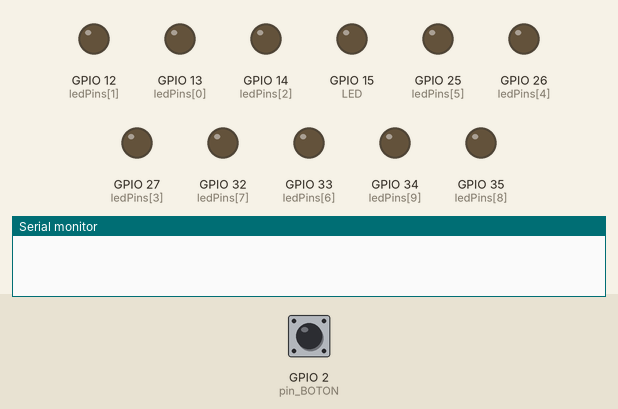
Recording of a sketch running on a simulated ESP32. Parts: output pins drawn as LEDs (lit = HIGH), the last lines printed to the serial monitor. The test bench sets the inputs (shaded band); at power-on: GPIO 2 (pin_BOTON) HIGH.

Above: at 1.2 s.
1.3 s: GPIO 2 (pin_BOTON) pulled LOW for 0.15 s
At 2.1 s:
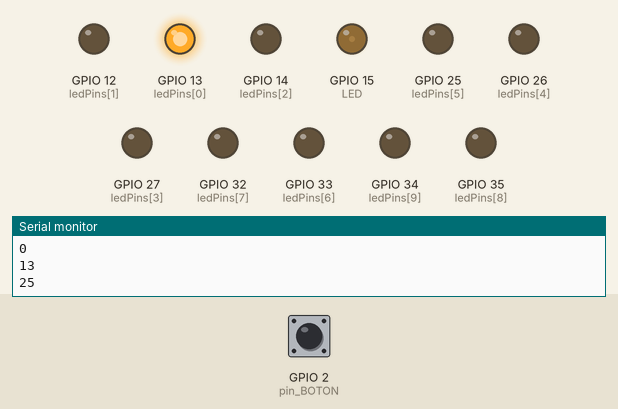
2.9 s: GPIO 2 (pin_BOTON) pulled LOW for 1 s
At 3.3 s:
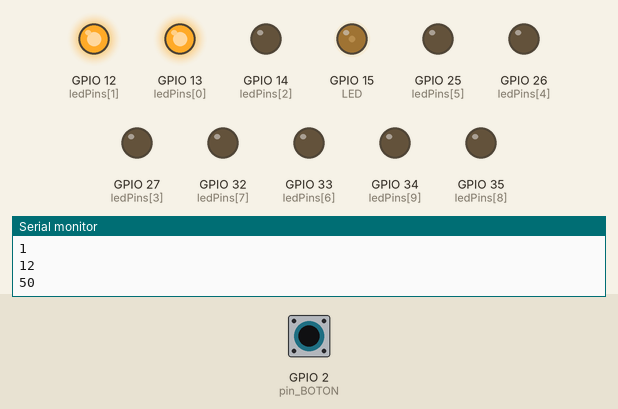
5.4 s: GPIO 2 (pin_BOTON) pulled LOW for 0.15 s
At 6.4 s:
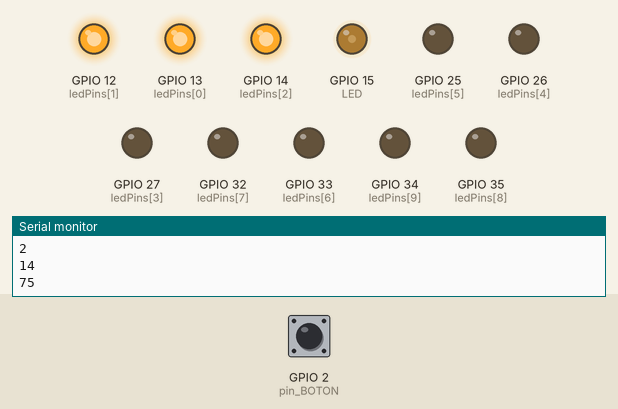
7.0 s: GPIO 2 (pin_BOTON) pulled LOW for 3.2 s
At 7.6 s:
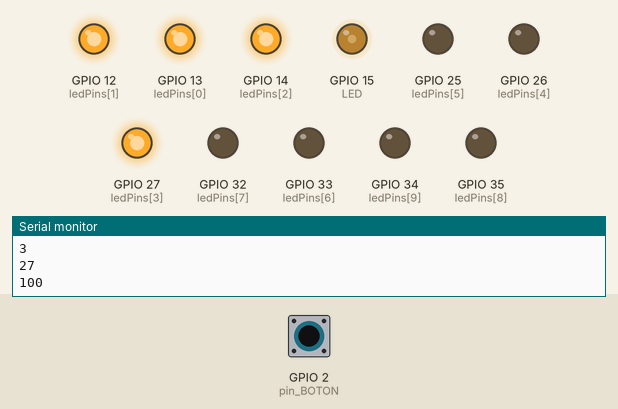
11.7 s: GPIO 2 (pin_BOTON) pulled LOW for 0.15 s
At 12.4 s:
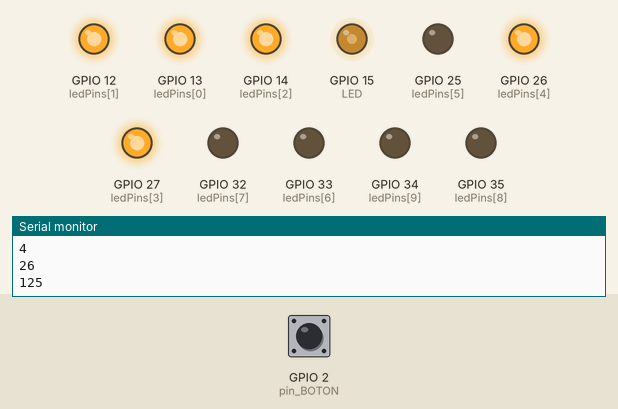
13.3 s: GPIO 2 (pin_BOTON) pulled LOW for 1 s
At 13.6 s:
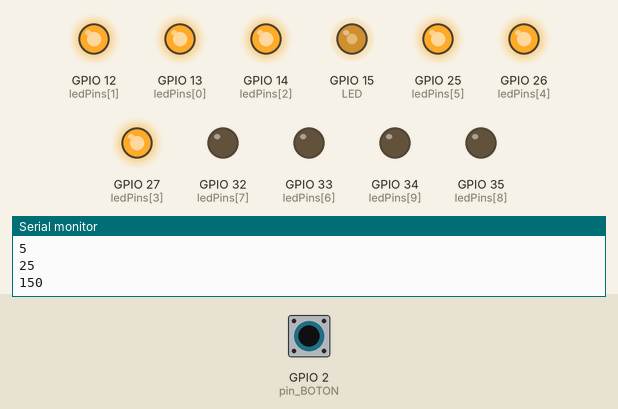
Timing chart, 0 to 16.3 s (numbered marks = the images above; inputs shaded):
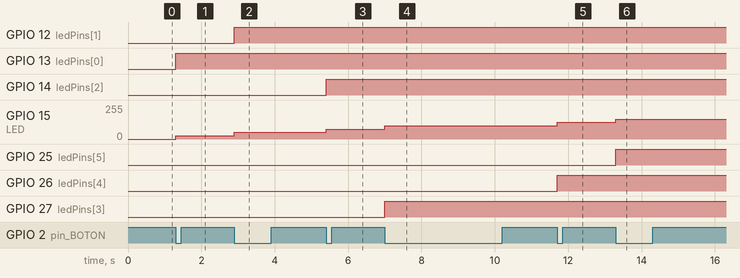

The sketch:

Actividad_2.ino
```cpp
/**********************************************************************
  Filename    : ButtonAndLed
  Description : Control led by button.
  Auther      : Luis Daniel Mendez Sosa 1106120
  Modification: 2022/05/21
**********************************************************************/
int LED = 15;
int pin_BOTON = 2;
byte ledPins[] = {13, 12, 14, 27, 26, 25, 33, 32, 35, 34};
byte potencia[] = {25,50,75,100,125,150,175,200,225,250};
int cPines = 10;
int i = 0;

#define CHN       0   //define the pwm channel
#define FRQ       1000  //define the pwm frequency
#define PWM_BIT   8     //define the pwm precision

void setup()
{
  ledcSetup(CHN, FRQ, PWM_BIT); //setup pwm channel
  ledcAttachPin(LED, CHN);  //attach the led pin to pwm channel
  pinMode(pin_BOTON, INPUT);
  for (int j = 0; j < cPines ; j++) {
    pinMode(ledPins[j], OUTPUT); //colocar todos los pines del LEDBAR en OUTPUT
  }

  Serial.begin(9600);
  aLeds(); //en caso de que hayan leds prendidos, apagar.

}
//Varia la potencia el led
void FnPotencia()
{
  ledcWrite(CHN, potencia[i]);
  digitalWrite(ledPins[i], HIGH);
  Serial.println(ledPins[i]);
  Serial.println(potencia[i]);
}

void aLeds(){
  for(int j=0;j<10;j++){
      digitalWrite(ledPins[j], LOW);
  }
  ledcWrite(CHN, 0);
}
void loop()
{

  if (digitalRead(pin_BOTON) == LOW)
  {
    if (i==10){
      i=0;
      aLeds();
      while(digitalRead(pin_BOTON) == LOW){

      }
    }
    else{
      Serial.println(i);
      FnPotencia();
      while(digitalRead(pin_BOTON) == LOW){

      }
      delay(100);
      i = i + 1;
    }
  }
}
```

Measured:
- after the input at 1.3 s, GPIO 13 (ledPins[0]): LOW → HIGH at once; GPIO 15 (LED): 0/255 → 25/255 at once
- after the input at 2.9 s, GPIO 12 (ledPins[1]): LOW → HIGH at once; GPIO 15 (LED): 25/255 → 50/255 at once
- after the input at 5.4 s, GPIO 14 (ledPins[2]): LOW → HIGH at once; GPIO 15 (LED): 50/255 → 75/255 at once
- after the input at 7.0 s, GPIO 15 (LED): 75/255 → 100/255 at once; GPIO 27 (ledPins[3]): LOW → HIGH at once
- after the input at 11.7 s, GPIO 15 (LED): 100/255 → 125/255 at once; GPIO 26 (ledPins[4]): LOW → HIGH at once
- after the input at 13.3 s, GPIO 15 (LED): 125/255 → 149/255 at once; GPIO 25 (ledPins[5]): LOW → HIGH at once
